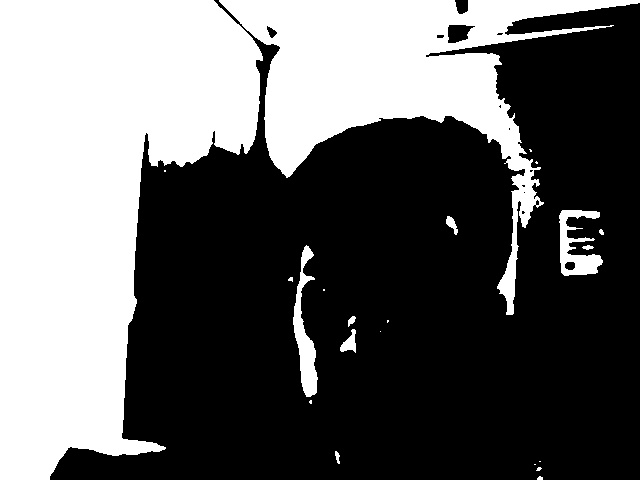
#> input picture opencv/capture/image.jpg, 640 x 480 px
$ python SIFT.py
#> lines starting #> are read from the running program, lines starting #| are printed output that depends on the picture
import numpy as np
import cv2
from matplotlib import pyplot as plt

img1 = cv2.imread("capture/image.jpg", 0)  # queryImage
#> img1 is the input picture: shape (480, 640); min 0, max 255, mean 100.1
img2 = cv2.imread("one_pic/image_10.jpg", 0)  # trainImage
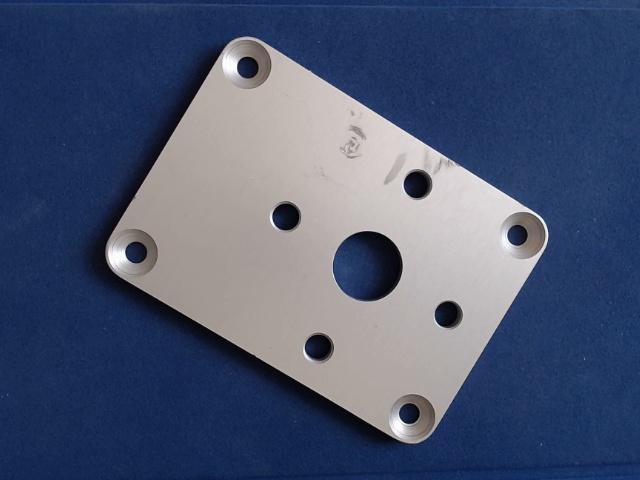
#> input picture opencv/one_pic/image_10.jpg, 640 x 480 px
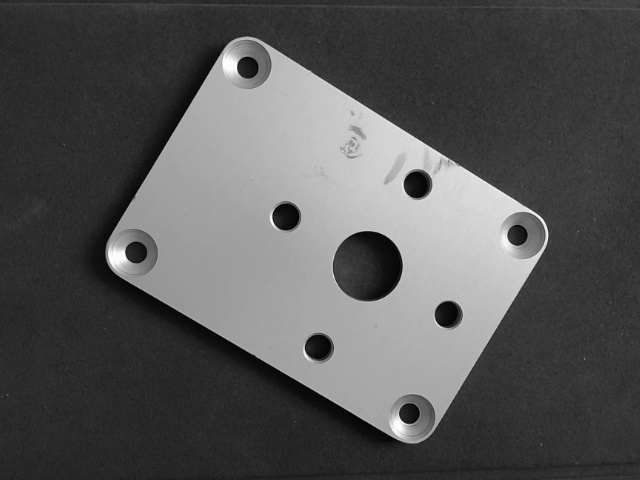
#> img2: shape (480, 640); min 0, max 255, mean 85.6

# Initiate SIFT detector
sift = cv2.xfeatures2d.SIFT_create(2000)

# find the keypoints and descriptors with SIFT
kp1, des1 = sift.detectAndCompute(img1, None)
#> kp1 = 296 keypoints; strongest (x, y, size): (523, 212, 1.9), (291, 279, 3), (601, 232, 3.4), (509, 157, 2.2)
kp2, des2 = sift.detectAndCompute(img2, None)
#> kp2 = 70 keypoints; strongest (x, y, size): (418, 184, 17.8), (116, 257, 14.6), (287, 216, 17.7), (320, 347, 17.3)

# BFMatcher with default params
bf = cv2.BFMatcher()
matches = bf.knnMatch(des1, des2, k=2)
#> matches = 296 matches

# Apply ratio test
good = []
for m, n in matches:
    if m.distance < 0.8 * n.distance:
        good.append([m])
#> after the loop, good = 42 matches

# cv2.drawMatchesKnn expects list of lists as matches.
img3 = cv2.drawMatchesKnn(img1, kp1, img2, kp2, good, None, flags=2)
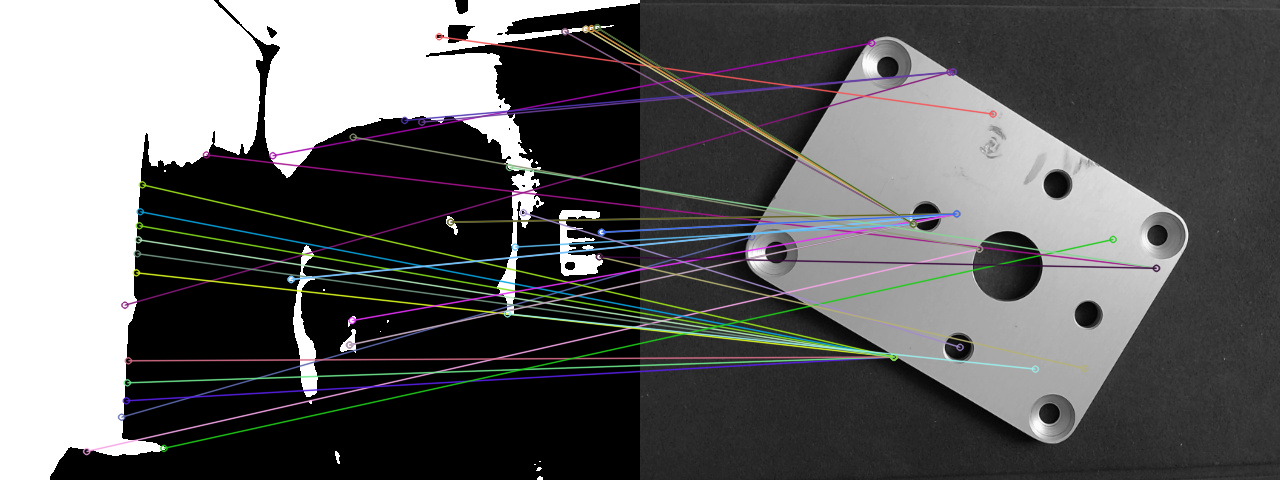
#> img3: shape (480, 1280, 3); mean of channels 0, 1, 2 97, 96.8, 96.8; drawn as B, G, R

plt.imshow(img3), plt.show()
